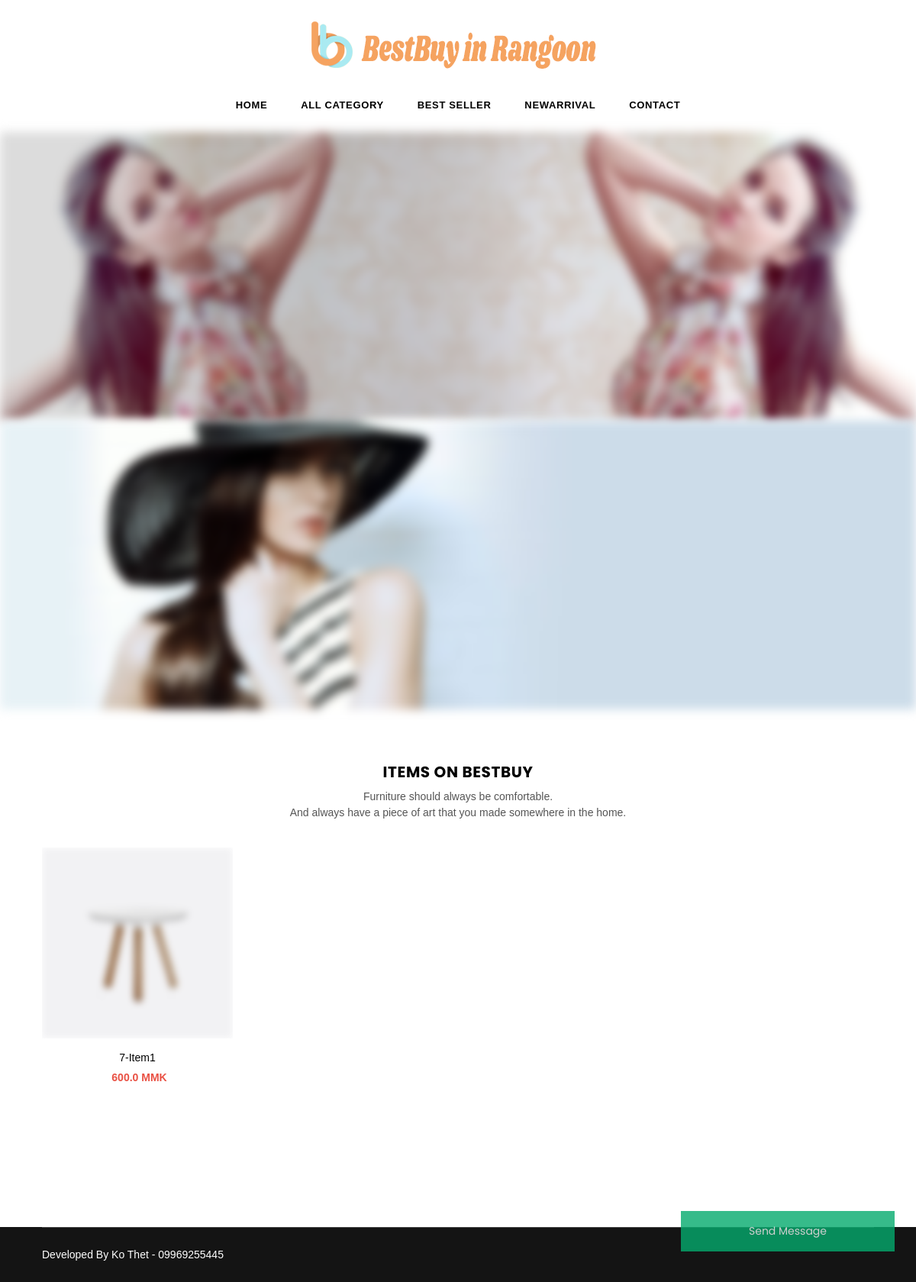
Before: / with the older database file.
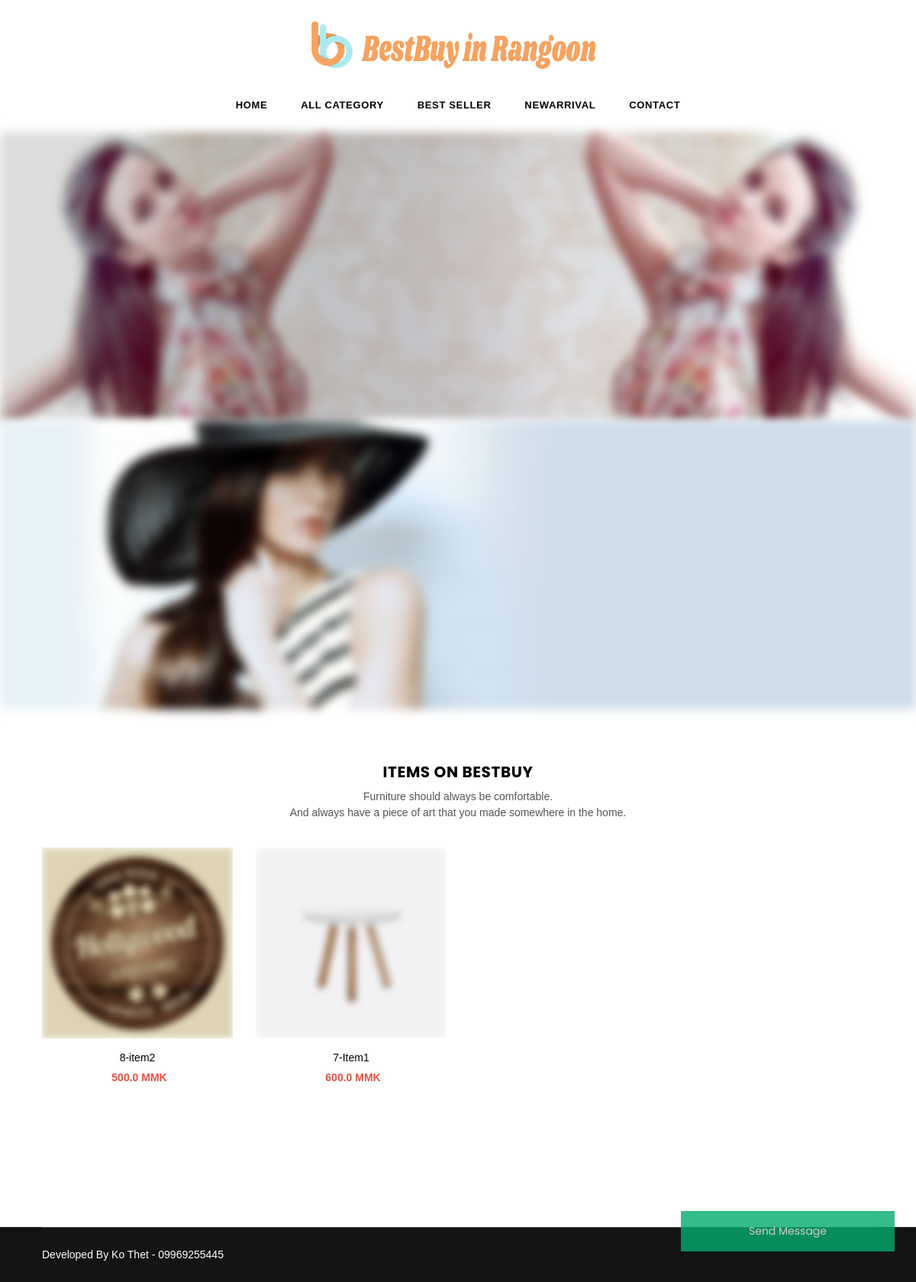
After: the same page with the newer database file.
### myapp/models.py (models this page shows, shortened)
class EcommerceBanner(models.Model):
    photo1 = models.ImageField(upload_to='', blank=True, null=True)
    photo2 = models.ImageField(upload_to='', blank=True, null=True)
    created_at = models.DateTimeField(auto_now_add=True)

class Items(models.Model):
    item_name = models.CharField(max_length=225)
    category = models.CharField(max_length=225)
    pruchase_price = models.FloatField(default=0.00)
    sell_price = models.FloatField(default=0.00)
    balance_qty = models.IntegerField(default=0)
    barcode_id = models.CharField(max_length=225,blank=True, null=True)
    photo = models.ImageField(upload_to='', blank=True, null=True)
    photo2 = models.ImageField(upload_to='', blank=True, null=True)
    photo3 = models.ImageField(upload_to='', blank=True, null=True)
    photo4 = models.ImageField(upload_to='', blank=True, null=True)
    itm_description = models.CharField(max_length=225,blank=True, null=True)

### myapp/views.py (the view)
# urls.py: path('', webpage_home.as_view(), name='webpage_home'),
class webpage_home(TemplateView):
    template_name = 'web/store.html'
    def get_context_data(self, **kwargs):
        context = super().get_context_data(**kwargs)
        cart_id = self.request.session.get('cart_id', None)
        ms_id = self.request.session.get("m_id", None)
        if cart_id:
            cart = EcommerceCart.objects.get(id=cart_id)
            cart_ct = EcommerceCart.objects.filter(id=cart_id).count()
        else:
            cart = None
        if ms_id:
            ms = messengerid.objects.get(id=ms_id)
        else:
            ms = None
        context['cart'] = cart
        context['msgli'] = ms
        context['itm'] = Items.objects.all().order_by('-id')
        context['queryset'] = Order.objects.filter(created_at=datetime.date.today()).order_by('-id')
        context['banner'] = EcommerceBanner.objects.filter(id=1)
        context['form'] = messengerbotform()
        context['cart_ct'] = EcommerceCart.objects.filter(id=cart_id).count()
        return context

### templates/web/store.html (shortened to what this page needs)
{% extends 'web/webbase.html' %}
{% load static %}
{% block content %}
{% for i in banner %}
<div class="slideshow slideshow-wrapper pb-section">
    <div class="home-slideshow">
        <div class="slide">
            <div class="blur-up lazyload">
                <img class="blur-up lazyload" data-src="{{i.photo1.url}}" src="{{i.photo1.url}}" alt="Shop Our New Collection" title="Shop Our New Collection" />
                <div class="slideshow__text-wrap slideshow__overlay classic middle">
                    <div class="slideshow__text-content middle">
                        <div class="container">
                            <div class="wrap-caption right">
                            </div>
                        </div>
                    </div>
                </div>
            </div>
        </div>
        <div class="slide">
            <div class="blur-up lazyload">
                <img class="blur-up lazyload" data-src="{{i.photo2.url}}" src="{{i.photo2.url}}" alt="Summer Bikini Collection" title="Summer Bikini Collection" />
                <div class="slideshow__text-wrap slideshow__overlay classic middle">
                    <div class="slideshow__text-content middle">
                        <div class="container">
                            <div class="wrap-caption center">
                            </div>
                        </div>
                    </div>
                </div>
            </div>
        </div>
    </div>
</div>
{% endfor %}
<div class="section">
    <div class="container">
        <div class="row">
            <div class="col-12 col-sm-12 col-md-12 col-lg-12">
                <div class="section-header text-center">
                    <h2 class="h2">Items on BestBuy</h2>
                    <p>Furniture should always be comfortable.<br>And always have a piece of art that you made somewhere
                        in the home.</p>
                </div>
            </div>
        </div>
    </div>
    <div class="container-fluid">
        <div class="row">
            <div class="col-12 col-sm-12 col-md-12 col-lg-12">
                <div class="grid-products">
                    <div class="row">
                        {% for i in itm %}
                        <div class="col-6 col-sm-6 col-md-3 col-lg-3 item">
                            <div class="product-image">
                                <a href="{% url 'myapp:pro_detail' i.id %}" class="grid-view-item__link">
                                    <img class="primary blur-up lazyload" data-src="{{i.photo.url}}"
                                         src="{{i.photo.url}}" alt="image" title="product">
                                </a>
                            </div>
                            <div class="product-details text-center">
                                <div class="product-name">
                                    <a href="#">{{i.id}}-{{i.item_name}}</a>
                                </div>
                                <div class="product-price">
                                    <span class="price">{{i.sell_price}} MMK</span>
                                </div>
                            </div>
                        </div>
                        {% endfor %}
                    </div>
                </div>
            </div>
        </div>
    </div>
</div>
</div>
</div>
<div class="section">
    <div class="container">
        <button class="open-button" onclick="openForm()">Send Message</button>
    </div>
</div>
{% endblock content %}

### templates/web/webbase.html (shortened to what this page needs)
{% load static %}
<!DOCTYPE html>
<html class="no-js" lang="en">
<head>
<link rel="stylesheet" href="{% static 'assets/css/plugins.css' %}">
<link rel="stylesheet" href="{% static 'assets/css/bootstrap.min.css' %}">
<link rel="stylesheet" href="{% static 'assets/css/style.css' %}">
<link rel="stylesheet" href="{% static 'assets/css/responsive.css' %}">
<link rel="stylesheet" href="{% static 'assets/css/chatbot.css' %}">
</head>
<body class="template-index home15-funiture-template belle">
<div class="pageWrapper">
    <div class="header-wrap animated d-flex home15-funiture-header">
    	<div class="container-fluid">
            <div class="row align-items-center">
                <div class="col-4 col-sm-3 col-md-3 col-lg-2 d-none d-lg-block">
                </div>
                <div class="logo col-5 col-sm-6 col-md-6 col-lg-8 text-center">
                    <a href="/">
                        <img src="{% static 'vendors/images/weblogo.png' %}" alt="navname" title="BESTBUY" />
                    </a>
                </div>
                <div class="col-4 col-sm-3 col-md-3 col-lg-2">
                </div>
        	</div>
            <div class="row">
                <nav class="grid__item" id="AccessibleNav">
                    <ul id="siteNav" class="site-nav medium center hidearrow">
                    <li class="lvl1"><a href="/"><b>Home</b> </a></li>
                    <li class="lvl1"><a href="#"><b>All Category</b> </a></li>
                    <li class="lvl1"><a href="{% url 'myapp:BestSeller' %}"><b>Best Seller</b> </a></li>
                    <li class="lvl1"><a href="{% url 'myapp:NewArrival' %}"><b>NewArrival</b> </a></li>
                    <li class="lvl1"><a href="/ContactUsView/"><b>Contact</b> </a></li>
                  </ul>
                </nav>
            </div>
        </div>
    </div>
    <div id="page-content">
        {% block content %}{% endblock content %}
    <footer id="footer" class="footer-3">
        <div class="site-footer">
        	<div class="container-fluid">
                <hr>
                <div class="footer-bottom">
                	<div class="row">
	                	<div class="col-12 col-sm-12 col-md-6 col-lg-6 order-1 order-md-0 order-lg-0 order-sm-1 copyright text-sm-center text-md-left text-lg-left">
                       <a href="#">Developed By Ko Thet - 09969255445</a>
                    </div>
                        <div class="col-12 col-sm-12 col-md-6 col-lg-6 order-0 order-md-1 order-lg-1 order-sm-0 payment-icons text-right text-md-center">
                        </div>
                    </div>
                </div>
            </div>
        </div>
    </footer>
</body>
</html>

### static/assets/css/chatbot.css (style rules this page uses)
body { font-family: Arial, Helvetica, sans-serif; }
* { box-sizing: border-box; }
.open-button { background-color: #04AA6D; color: white; padding: 16px 20px; border: none; cursor: pointer; opacity: 0.8; position: fixed; bottom: 40px; right: 28px; width: 280px; }

Changed rows visible on the page:
added Items: photo (picture), id "8", item_name "item2", sell_price "500.0"
